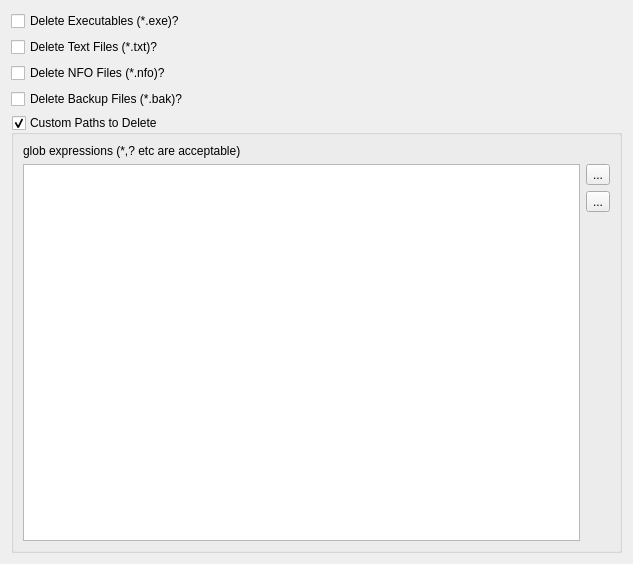
<?xml version="1.0" encoding="UTF-8"?>
<ui version="4.0">
 <class>NMediaManager::NPreferences::NUi::CPathsToDelete</class>
 <widget class="QWidget" name="NMediaManager::NPreferences::NUi::CPathsToDelete">
  <property name="geometry">
   <rect>
    <x>0</x>
    <y>0</y>
    <width>633</width>
    <height>564</height>
   </rect>
  </property>
  <property name="windowTitle">
   <string>Form</string>
  </property>
  <layout class="QVBoxLayout" name="verticalLayout">
   <item>
    <widget class="QCheckBox" name="deleteEXE">
     <property name="text">
      <string>Delete Executables (*.exe)?</string>
     </property>
    </widget>
   </item>
   <item>
    <widget class="QCheckBox" name="deleteTXT">
     <property name="text">
      <string>Delete Text Files (*.txt)?</string>
     </property>
    </widget>
   </item>
   <item>
    <widget class="QCheckBox" name="deleteNFO">
     <property name="text">
      <string>Delete NFO Files (*.nfo)?</string>
     </property>
    </widget>
   </item>
   <item>
    <widget class="QCheckBox" name="deleteBAK">
     <property name="text">
      <string>Delete Backup Files (*.bak)?</string>
     </property>
    </widget>
   </item>
   <item>
    <widget class="QGroupBox" name="deleteCustom">
     <property name="title">
      <string>Custom Paths to Delete</string>
     </property>
     <property name="checkable">
      <bool>true</bool>
     </property>
     <layout class="QGridLayout" name="gridLayout_12">
      <item row="5" column="1">
       <widget class="QToolButton" name="btnDelPathToDelete">
        <property name="text">
         <string>...</string>
        </property>
        <property name="icon">
         <iconset resource="../../SABUtils/resources/SABUtils.qrc">
          <normaloff>:/SABUtilsResources/delete.png</normaloff>:/SABUtilsResources/delete.png</iconset>
        </property>
       </widget>
      </item>
      <item row="6" column="1">
       <spacer name="verticalSpacer_11">
        <property name="orientation">
         <enum>Qt::Vertical</enum>
        </property>
        <property name="sizeHint" stdset="0">
         <size>
          <width>20</width>
          <height>174</height>
         </size>
        </property>
       </spacer>
      </item>
      <item row="4" column="1">
       <widget class="QToolButton" name="btnAddPathToDelete">
        <property name="text">
         <string>...</string>
        </property>
        <property name="icon">
         <iconset resource="../../SABUtils/resources/SABUtils.qrc">
          <normaloff>:/SABUtilsResources/add.png</normaloff>:/SABUtilsResources/add.png</iconset>
        </property>
       </widget>
      </item>
      <item row="4" column="0" rowspan="3">
       <widget class="QListView" name="pathsToDelete"/>
      </item>
      <item row="3" column="0" colspan="2">
       <widget class="QLabel" name="label_13">
        <property name="text">
         <string>glob expressions (*,? etc are acceptable)</string>
        </property>
       </widget>
      </item>
     </layout>
    </widget>
   </item>
  </layout>
 </widget>
 <tabstops>
  <tabstop>deleteEXE</tabstop>
  <tabstop>deleteTXT</tabstop>
  <tabstop>deleteNFO</tabstop>
  <tabstop>deleteBAK</tabstop>
  <tabstop>pathsToDelete</tabstop>
  <tabstop>btnAddPathToDelete</tabstop>
  <tabstop>btnDelPathToDelete</tabstop>
 </tabstops>
 <resources>
  <include location="../../SABUtils/resources/SABUtils.qrc"/>
 </resources>
 <connections/>
</ui>
